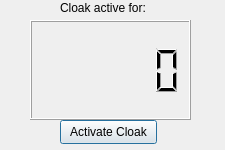
<?xml version="1.0" encoding="UTF-8"?>
<ui version="4.0">
 <class>Cloak</class>
 <widget class="QDialog" name="Cloak">
  <property name="geometry">
   <rect>
    <x>0</x>
    <y>0</y>
    <width>225</width>
    <height>150</height>
   </rect>
  </property>
  <property name="minimumSize">
   <size>
    <width>225</width>
    <height>150</height>
   </size>
  </property>
  <property name="maximumSize">
   <size>
    <width>225</width>
    <height>150</height>
   </size>
  </property>
  <property name="windowTitle">
   <string>Cloak</string>
  </property>
  <widget class="QLCDNumber" name="lcdNumber">
   <property name="geometry">
    <rect>
     <x>30</x>
     <y>20</y>
     <width>161</width>
     <height>100</height>
    </rect>
   </property>
   <property name="smallDecimalPoint">
    <bool>true</bool>
   </property>
  </widget>
  <widget class="QLabel" name="lblTop">
   <property name="geometry">
    <rect>
     <x>60</x>
     <y>0</y>
     <width>111</width>
     <height>16</height>
    </rect>
   </property>
   <property name="text">
    <string>Cloak active for:</string>
   </property>
  </widget>
  <widget class="QPushButton" name="pushButtonActivateCloak">
   <property name="geometry">
    <rect>
     <x>60</x>
     <y>120</y>
     <width>97</width>
     <height>24</height>
    </rect>
   </property>
   <property name="text">
    <string>Activate Cloak</string>
   </property>
  </widget>
 </widget>
 <resources/>
 <connections/>
</ui>
